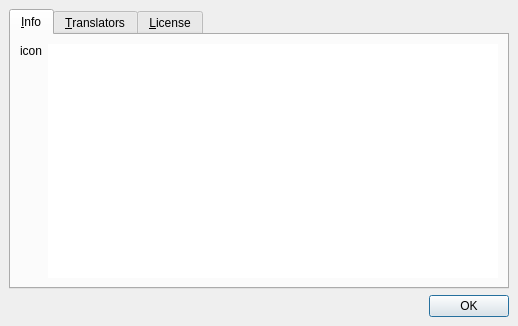
<?xml version="1.0" encoding="UTF-8"?>
<ui version="4.0">
 <class>About</class>
 <widget class="QDialog" name="About">
  <property name="geometry">
   <rect>
    <x>0</x>
    <y>0</y>
    <width>518</width>
    <height>326</height>
   </rect>
  </property>
  <property name="windowTitle">
   <string>About RWM</string>
  </property>
  <layout class="QVBoxLayout">
   <property name="spacing">
    <number>6</number>
   </property>
   <property name="margin">
    <number>9</number>
   </property>
   <item>
    <widget class="QTabWidget" name="tabWidget">
     <property name="tabShape">
      <enum>QTabWidget::Rounded</enum>
     </property>
     <property name="currentIndex">
      <number>0</number>
     </property>
     <widget class="QWidget" name="info_tab">
      <attribute name="title">
       <string>&amp;Info</string>
      </attribute>
      <layout class="QHBoxLayout">
       <property name="spacing">
        <number>6</number>
       </property>
       <property name="margin">
        <number>9</number>
       </property>
       <item>
        <layout class="QVBoxLayout">
         <property name="spacing">
          <number>6</number>
         </property>
         <property name="margin">
          <number>0</number>
         </property>
         <item>
          <widget class="QLabel" name="logo">
           <property name="text">
            <string>icon</string>
           </property>
          </widget>
         </item>
         <item>
          <spacer>
           <property name="orientation">
            <enum>Qt::Vertical</enum>
           </property>
           <property name="sizeHint" stdset="0">
            <size>
             <width>20</width>
             <height>111</height>
            </size>
           </property>
          </spacer>
         </item>
        </layout>
       </item>
       <item>
        <widget class="QTextBrowser" name="info">
         <property name="frameShape">
          <enum>QFrame::NoFrame</enum>
         </property>
         <property name="frameShadow">
          <enum>QFrame::Plain</enum>
         </property>
         <property name="openExternalLinks">
          <bool>true</bool>
         </property>
        </widget>
       </item>
      </layout>
     </widget>
     <widget class="QWidget" name="translations_tab">
      <attribute name="title">
       <string>&amp;Translators</string>
      </attribute>
      <layout class="QHBoxLayout">
       <property name="spacing">
        <number>6</number>
       </property>
       <property name="margin">
        <number>9</number>
       </property>
       <item>
        <layout class="QVBoxLayout">
         <property name="spacing">
          <number>6</number>
         </property>
         <property name="margin">
          <number>0</number>
         </property>
         <item>
          <widget class="QLabel" name="translators_icon">
           <property name="text">
            <string>icon</string>
           </property>
          </widget>
         </item>
         <item>
          <spacer>
           <property name="orientation">
            <enum>Qt::Vertical</enum>
           </property>
           <property name="sizeHint" stdset="0">
            <size>
             <width>20</width>
             <height>111</height>
            </size>
           </property>
          </spacer>
         </item>
        </layout>
       </item>
       <item>
        <widget class="QTextBrowser" name="translators">
         <property name="frameShape">
          <enum>QFrame::NoFrame</enum>
         </property>
         <property name="frameShadow">
          <enum>QFrame::Plain</enum>
         </property>
         <property name="openExternalLinks">
          <bool>true</bool>
         </property>
        </widget>
       </item>
      </layout>
     </widget>
     <widget class="QWidget" name="license_tab">
      <attribute name="title">
       <string>&amp;License</string>
      </attribute>
      <layout class="QHBoxLayout">
       <property name="spacing">
        <number>6</number>
       </property>
       <property name="margin">
        <number>9</number>
       </property>
       <item>
        <layout class="QVBoxLayout">
         <property name="spacing">
          <number>6</number>
         </property>
         <property name="margin">
          <number>0</number>
         </property>
         <item>
          <widget class="QLabel" name="license_icon">
           <property name="text">
            <string>icon</string>
           </property>
          </widget>
         </item>
         <item>
          <spacer>
           <property name="orientation">
            <enum>Qt::Vertical</enum>
           </property>
           <property name="sizeHint" stdset="0">
            <size>
             <width>20</width>
             <height>111</height>
            </size>
           </property>
          </spacer>
         </item>
        </layout>
       </item>
       <item>
        <widget class="QTextBrowser" name="license">
         <property name="frameShape">
          <enum>QFrame::NoFrame</enum>
         </property>
         <property name="frameShadow">
          <enum>QFrame::Plain</enum>
         </property>
         <property name="openExternalLinks">
          <bool>true</bool>
         </property>
        </widget>
       </item>
      </layout>
     </widget>
    </widget>
   </item>
   <item>
    <widget class="QDialogButtonBox" name="buttonBox">
     <property name="orientation">
      <enum>Qt::Horizontal</enum>
     </property>
     <property name="standardButtons">
      <set>QDialogButtonBox::Ok</set>
     </property>
    </widget>
   </item>
  </layout>
 </widget>
 <tabstops>
  <tabstop>tabWidget</tabstop>
  <tabstop>info</tabstop>
  <tabstop>buttonBox</tabstop>
  <tabstop>translators</tabstop>
  <tabstop>license</tabstop>
 </tabstops>
 <resources/>
 <connections>
  <connection>
   <sender>buttonBox</sender>
   <signal>accepted()</signal>
   <receiver>About</receiver>
   <slot>accept()</slot>
   <hints>
    <hint type="sourcelabel">
     <x>248</x>
     <y>254</y>
    </hint>
    <hint type="destinationlabel">
     <x>157</x>
     <y>274</y>
    </hint>
   </hints>
  </connection>
 </connections>
</ui>
